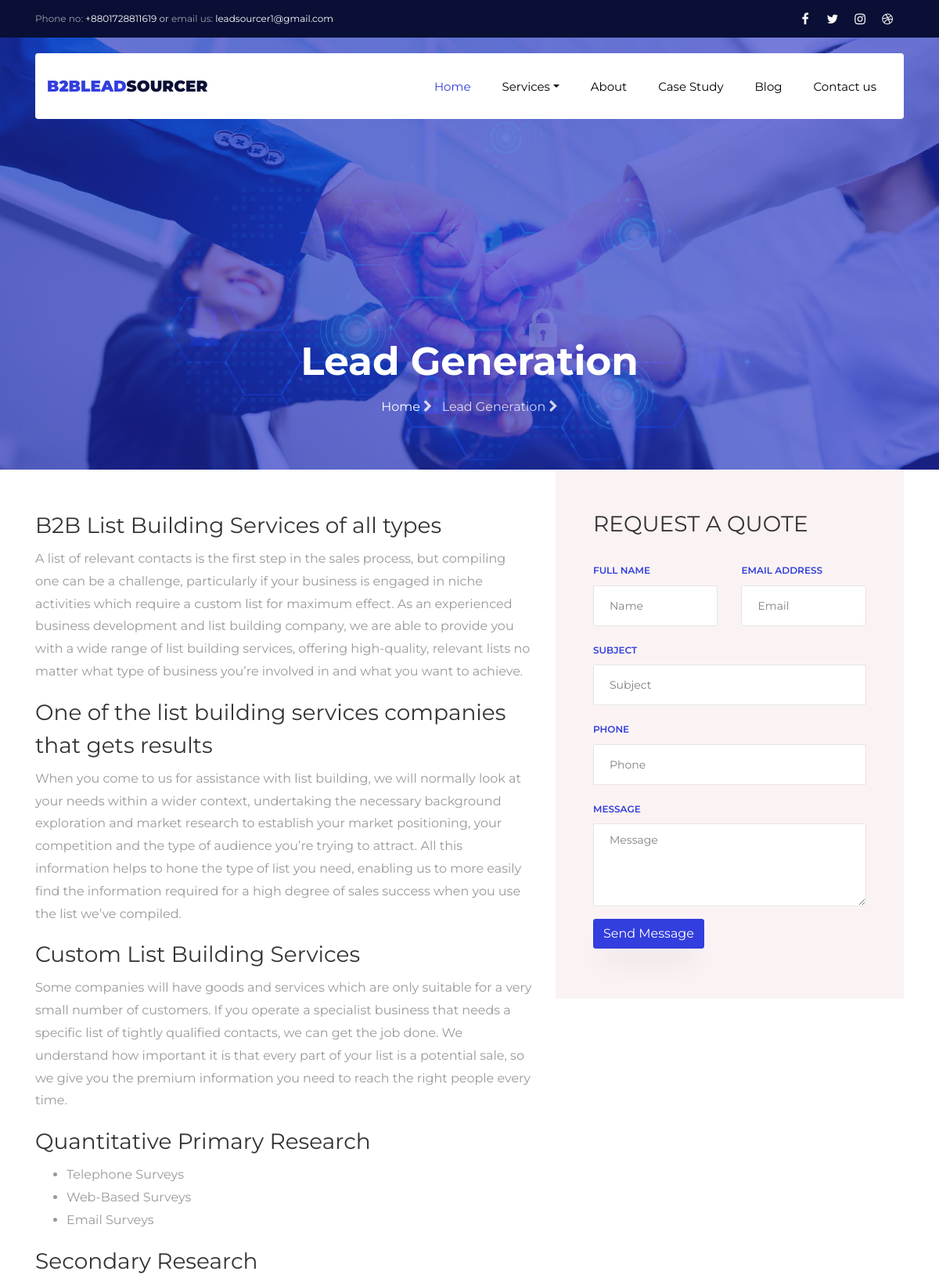
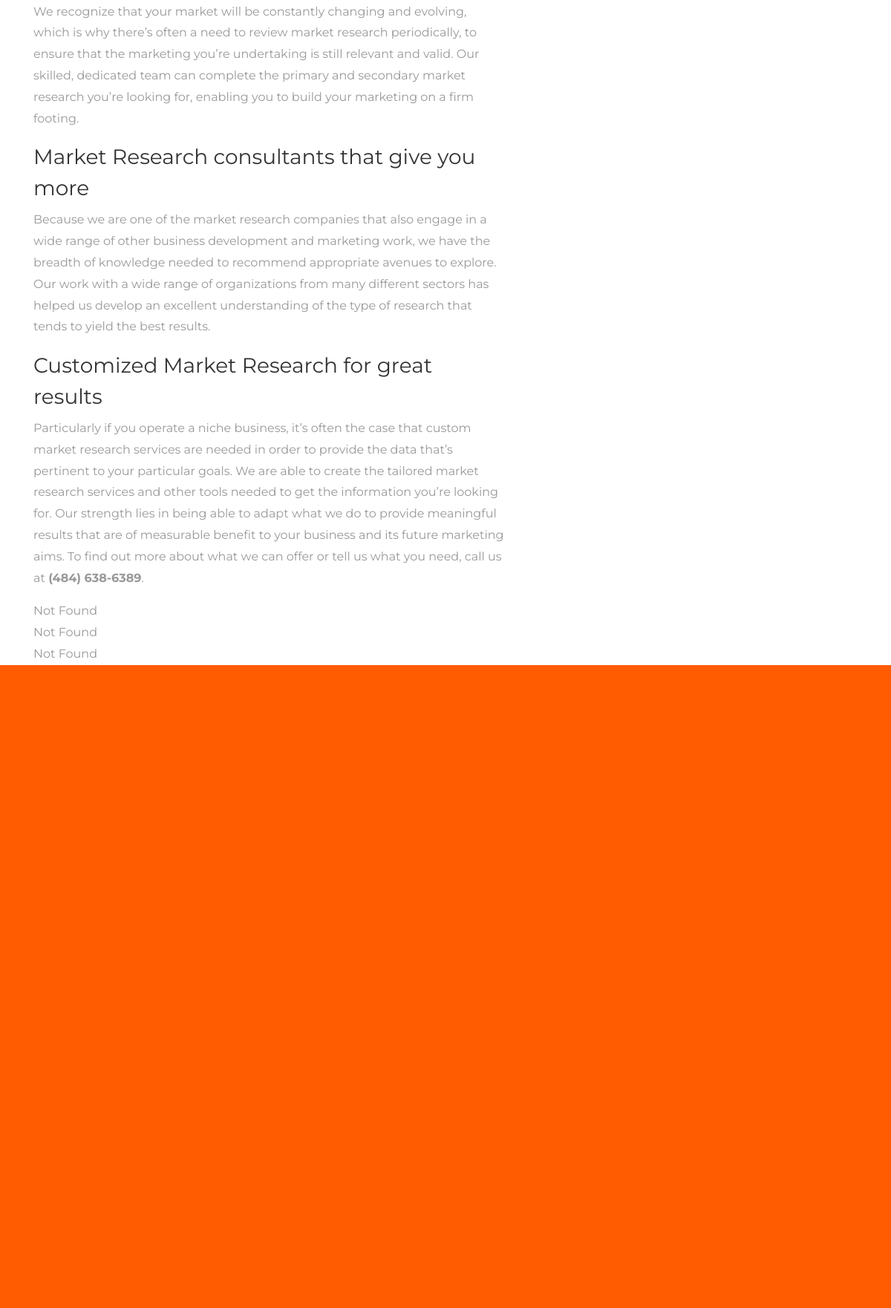
Page /market-research (upper part) on the committed database (2 pictures, top to bottom).
### lead/models.py (models this page shows, shortened)
class LeadService(models.Model):
    title = models.CharField(max_length=100, blank=True, null=True)
    description = RichTextField(blank=True, null=True)
    year_in_school = models.CharField(
        max_length=10,
        choices=SERVICE_CHOICES,
    )

### base_app/views.py (the view, shortened to what this page needs)
# urls.py: path('market-research', marketResearch, name="marketResearch"),
def marketResearch(request):
    lead = LeadService.objects.all()
    feedback = ClientsFeedback.objects.all()
    corporate = OurCorporateClient.objects.all()
    return render(request, "marketResearch.html", context={
        'lead': lead,
        'feedback': feedback,
        'corporate': corporate
    })

### template/marketResearch.html (shortened to what this page needs)
{% extends 'base.html' %}
 {% load static %}
 {% block content %}
<section
  class="hero-wrap hero-wrap-2"
  style="background-image: url('{% static 'images/bg_3.jpg' %}')"
  data-stellar-background-ratio="0.5"
>
  <div class="overlay"></div>
  <div class="container">
    <div
      class="row no-gutters slider-text align-items-end justify-content-center"
    >
      <div class="col-md-9 ftco-animate pb-5 text-center">
        <h1 class="mb-3 bread">Lead Generation</h1>
        <p class="breadcrumbs">
          <span class="mr-2"
            ><a href="{% url 'index' %}"
              >Home <i class="fa fa-chevron-right"></i></a
          ></span>
          <span>Lead Generation <i class="fa fa-chevron-right"></i></span>
        </p>
      </div>
    </div>
  </div>
</section>
<section id="detail">
  <div class="container">
    <div class="row">
      <div class="col-md-7">
        {% for lead in lead %}
          {% if lead.year_in_school == "DEWR" %}
          <div>{{ lead.description|safe }}</div>
          {% else %}
          <div>Not Found</div>
          {% endif %}
        {% endfor %}
      </div>
      <div class="col-md-5">
        <div class="contact-wrap w-100 p-md-5 p-4">
          <h3 class="mb-4">REQUEST A QUOTE</h3>
          <form
            method="POST"
            id="contactForm"
            name="contactForm"
            class="contactForm"
          >
            <div class="row">
              <div class="col-md-6">
                <div class="form-group">
                  <label class="label" for="name">Full Name</label>
                  <input
                    type="text"
                    required
                    class="form-control"
                    name="name"
                    id="name"
                    placeholder="Name"
                  />
                </div>
              </div>
              <div class="col-md-6">
                <div class="form-group">
                  <label class="label" for="email">Email Address</label>
                  <input
                    type="email"
                    required
                    class="form-control"
                    name="email"
                    id="email"
                    placeholder="Email"
                  />
                </div>
              </div>
              <div class="col-md-12">
                <div class="form-group">
                  <label class="label" for="subject">Subject</label>
                  <input
                    type="text"
                    required
                    class="form-control"
                    name="subject"
                    id="subject"
                    placeholder="Subject"
                  />
                </div>
              </div>
              <div class="col-md-12">
                <div class="form-group">
                  <label class="label" for="phone">Phone</label>
                  <input
                    type="text"
                    class="form-control"
                    name="phone"
                    id="phone"
                    placeholder="Phone"
                  />
                </div>
              </div>
              <div class="col-md-12">
                <div class="form-group">
                  <label class="label" for="#">Message</label>
                  <textarea
                    name="message"
                    required
                    class="form-control"
                    id="message"
                    cols="30"
                    rows="4"
                    placeholder="Message"
                  ></textarea>
                </div>
              </div>
              <div class="col-md-12">
                <div class="form-group">
                  <input
                    type="submit"
                    value="Send Message"
                    class="btn btn-primary"
                  />
                </div>
              </div>
            </div>
          </form>
        </div>
      </div>
    </div>
  </div>
</section>
<section class="ftco-section services-section">
  <div class="container">
    <div class="row justify-content-center pb-5">
    </div>
    <div class="row d-flex no-gutters">
    </div>
  </div>
</section>
<br>
<br>
 <br>
<br>
{% endblock content %}

### template/marketResearch.html (style rules this page uses)
section.ftco-section.services-section { background-color:#FF5B00; }
.contact-wrap { background: #fbf3f3; }

### rows in the picture
LeadService: description "B2B List Building Services of all types A list of relevant contacts is the first step in the sales process, but compiling one can be a challenge, particularly if your business is engaged in niche activities which require a custom list for maximum effect. As an experienced business development and list building company, we are able to provide you with a wide range of list building services, offering high-quality, relevant lists no matter what type of business you’re involved in and what you want to achieve. One of the list building services companies that gets results When you come to us for assistance with list building, we will normally look at your needs within a wider context,…"
LeadService: year_in_school "Not Found"
LeadService: year_in_school "Not Found"
LeadService: year_in_school "Not Found"
